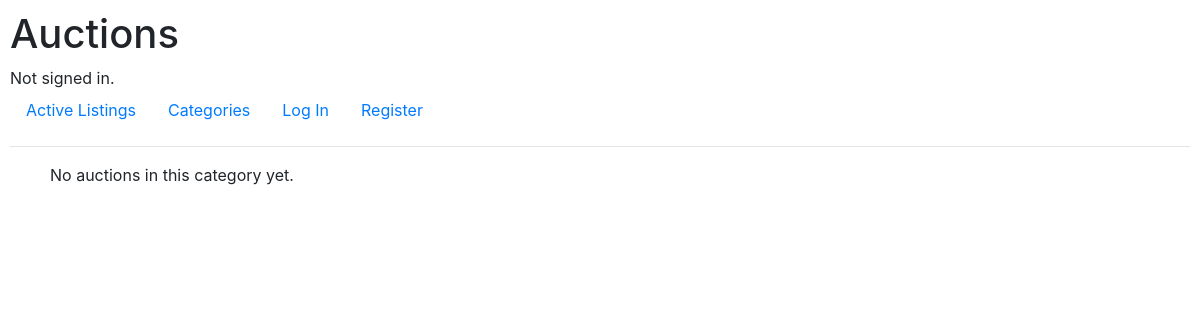
Page /categories/MOT on the earlier database version.
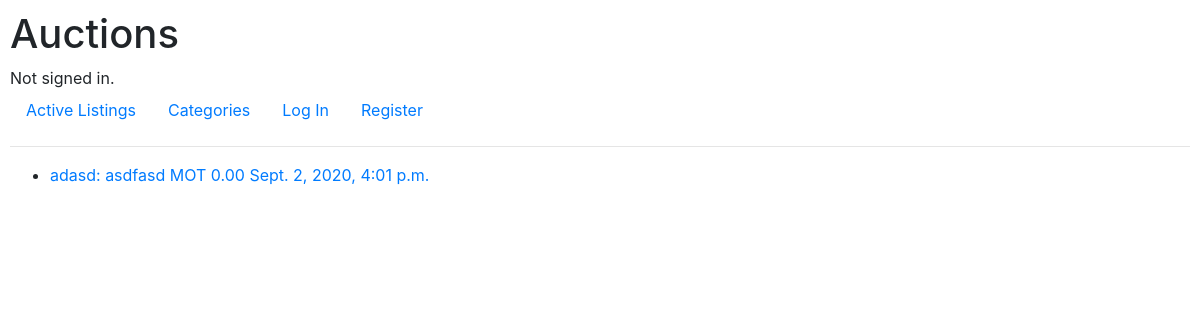
Same page on the later database version.
### auctions/models.py (models this page shows, shortened)
class Auction(models.Model):
    MOTORS = "MOT"
    FASHINON = "FAS"
    ELECTRONICS = "ELE"
    COLLECTIBLES_ARTS = "ART"
    HOME_GARDES = "HGA"
    SPORTING_GOODS = "SPO"
    TOYS = "TOY"
    BUSSINES_INDUSTRIAL = "BUS"
    MUSIC = "MUS"
    CATEGORY = [
        (MOTORS, "Motors"),
        (FASHINON, "Fashion"),
        (ELECTRONICS, "Electronics"),
        (COLLECTIBLES_ARTS, "Collectibles & Art"),
        (HOME_GARDES, "Home & Garden"),
        (SPORTING_GOODS, "Sporting Goods"),
        (TOYS, "Toys"),
        (BUSSINES_INDUSTRIAL, "Business & Industrial"),
        (MUSIC, "Music"),
    ]
    seller = models.ForeignKey(User, on_delete=models.CASCADE)
    title = models.CharField(max_length=64, blank=False)
    description = models.TextField(blank=True)
    current_price = models.DecimalField(max_digits=11, decimal_places=2, default=0.0)
    category = models.CharField(max_length=3, choices=CATEGORY, default=MOTORS)
    image_url = models.URLField(blank=True)
    publication_date = models.DateTimeField(auto_now_add=True)
    closed = models.BooleanField(default=False)
    class Meta:
        verbose_name = "auction"
        verbose_name_plural = "auctions"

### auctions/views.py (the view)
# urls.py: path("categories", views.categories, name="categories"),
def categories(request, category=None):
    categories = Auction.CATEGORY
    if category is not None:
        if category in [x[0] for x in categories]:
            auctions = Auction.objects.filter(category=category, closed=False)
            return render(request, "auctions/category_auctions.html", {
                "auctions": auctions
            })
        else:
             return render(request, "auctions/error_handling.html", {
                "code": 400,
                "message": "Category is incorrect"
            })
    return render(request, "auctions/categories.html", {
        "categories": categories
    })

### auctions/templates/auctions/category_auctions.html
{% extends "auctions/layout.html" %}
{% block body %}
    <ul>
        {% for auction in auctions %}
            <li><a href="{% url 'auctions:listing_page' auction_id=auction.id %}"> {{ auction.title }}: {{ auction.description }} {{auction.category}} {{auction.current_price}} {{auction.publication_date}}</a></li>
        {% empty %}
            No auctions in this category yet.
        {% endfor %}
    </ul>
{% endblock %}

Differences in the rows shown:
added Auction: title "adasd", description "asdfasd", category "MOT", current_price "0.00", publication_date "Sept. 2, 2020, 4:01 p.m."
Other differences:
text no longer shown: "No auctions in this category yet."
